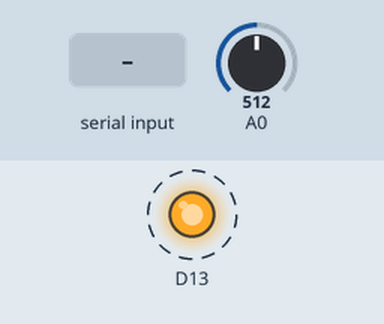
This sketch was run on a simulated Arduino Zero (SAMD21). On the bench: output pins drawn as LEDs (lit = HIGH). Dashed ring = blinking. The inputs (shaded band) are chosen by the test bench; at power-on: A0 = 512 (analog values on the 0–1023 scale). Random numbers use the default seed unless the sketch sets one; what the sketch prints to the serial monitor is not drawn.

Above: at 1.26 s.
1.3 s: A0 set to 340
4.3 s: "1" received over the second serial link
7.3 s: A0 set to 306
10.3 s: "0" received over the second serial link
Timing chart, 0 to 14.3 s (numbered marks = the images above; inputs shaded):
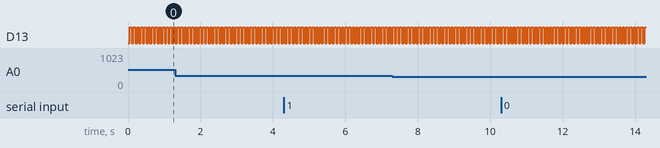

The sketch:

DH_Emulator.ino
```cpp
#include "Arduino.h"
#include "math.h"
/**
CMD packet structure to command switches and other 'wireline' tools

To Control Depth:
[DEPTHCODE]:[RATE0]:[RATE1]:[DIRECTION]:[CHKSUM]
  Response: [DEPTHCODE]:[ACK/NACK]:[CHKSUM]

To Control Switches:
[ADDR]:[CMD]:[CHKSUM]
  Response: [ADDR]:[ACK/NACK]


**/
#define FLOAT_TO_BYTES(N) (*(float*)(N))
#define BYTES_TO_FLOAT(N) (*(float*)(N))
#define SEC_IN_MIN (60)
#define BIT8_TO_16BIT(H, L) ((H << 8) | (L & 0xff))

#define DEPTH_UPDATE_TIME (100)
#define CCL_DELTA_DEPTH (25)
#define LEN(N) (sizeof(N)/sizeof(N[0]))

/******* Declarations *****************/
double nextDouble();
static double randn(double mu, double sigma);
/**************************************/


class Switch {
public:
    byte Address;

    explicit Switch(byte address) {
        this->Address = address;
    }

};


const Switch switches[5] = {
        Switch(0x01),
        Switch(0x02),
        Switch(0x03),
        Switch(0x04),
        Switch(0x05)
};


class WirelineTool {
public:
    float run();
};


class Depth : public WirelineTool {


    unsigned long timer = millis();

    float Rate = 50;

public:


    float Depth = 0;
    float DesiredRate = Rate;
    float RatePerClick = 20;
    float PrevRate = 0;
    bool automatic = false;

    bool perf_mode = false;
    int perfs[2];
    int perf_ptr = 0;
    bool shoot_now = false;

    float DesiredDepth = -1;

    float run() {

        float cur_depth = this->Depth;

        if ((millis() - this->timer) >= DEPTH_UPDATE_TIME) {
            this->timer += DEPTH_UPDATE_TIME;
            this->update_depth_manual();
        }


        //Serial.write(cur_depth, HEX);
        //Serial.print(" ");
        return cur_depth;
    }


private:

    float get_rate_analog(int rate_input) {
        return (float) map(rate_input, 0, 4095, 0, 350);
    }

    void tune_rate(float steps = 10) {
        float step_per_click = steps;

        if (this->Rate != this->DesiredRate) {
//      Serial1.println("TUNE_RATE");
//      Serial1.print(" Rate: ");
//      Serial1.print(this->Rate);
//      Serial1.print(" DesiredRate: ");
//      Serial1.println(this->DesiredRate);

            if (abs(this->Rate - this->DesiredRate) < step_per_click) {
                this->tune_rate(steps = steps / 2);
                //this->Rate = this->DesiredRate;
            } else if (this->Rate > this->DesiredRate) {
                this->Rate = this->Rate - step_per_click;
            } else if (this->Rate < this->DesiredRate) {
                this->Rate = this->Rate + step_per_click;
            }
        }
    }

    void tune_depth(float max_rate = 350, float depth_threshold = 50, float tuner = 1.01) {
        if (this->DesiredDepth > -1) {
            float delta_depth = this->Depth - this->DesiredDepth;

            if (abs(delta_depth) < 0.05) {
                this->DesiredRate = 0;
                return;
            }

            if (delta_depth > 0 && max_rate > 0) {
                max_rate *= -1;
            }

            if (abs(delta_depth) <= depth_threshold) {
                this->tune_depth(max_rate = max_rate / tuner, depth_threshold = depth_threshold / tuner);
            } else {
                this->DesiredRate = max_rate;
            }
        }
    }

    void update_depth_manual(int threshold = 100) {
        int rate_input = analogRead(A0);

        if (!this->automatic) {
            this->DesiredDepth = -1;
            this->DesiredRate = get_rate_analog(rate_input);
            this->tune_rate();
        } else {
            if (abs(this->PrevRate - rate_input) > threshold) {
//                Serial1.print(this->PrevRate);
//                Serial1.print(" ");
//                Serial1.println(rate_input);
                this->automatic = false;
            }
        }

        this->PrevRate = rate_input;
        this->tune_rate();
        this->tune_depth();

        float rate_per_update = ((float) this->Rate / (float) SEC_IN_MIN) / (1000.0 / (float) DEPTH_UPDATE_TIME);

        this->Depth += rate_per_update;

        if (this->perf_mode && (this->perfs[this->perf_ptr] == (int)this->Depth)){
//            Serial1.print("perf_ptr: ");
//            Serial1.print(this->perf_ptr);
//            Serial1.print(" cur target perf: ");
//            Serial1.print(this->perfs[this->perf_ptr]);
//            Serial1.print( "perfs: ");
//            Serial1.print(this->perfs[0]);
//            Serial1.print(" and ");
//            Serial1.println(this->perfs[1]);
            this->shoot_now = true;
            this->perf_ptr++;

            if(this->perf_ptr > (LEN(this->perfs)-1)){
                this->perf_ptr = 0;
                this->perf_mode = false;
            }
        }

        if (this->Depth < 0)
            this->Depth = 0;
    }

};


class TempTool : public WirelineTool {
    float thermalGradientPerFoot = 0.02346959924;
    float Temp = 25;
    const Depth *depth;

public:
    float run(const Depth &_depth) {
        this->depth = &_depth;

        this->temp_calc();
        return this->Temp;
    }

private:

    void temp_calc() {
        /**
          temp = thermalGradientPerFoot(depth) + 77(F)
        **/

        //this->Temp = (float) ((this->thermalGradientPerFoot * this->depth->Depth) + (float) 77);
        this->Temp = (float) (pow(this->depth->Depth/100.0, 2) + 77);
    }
};


class CCLTool : public WirelineTool {
    //float first = pgm_read_float_near(ccl_data+4);


public:

    float prev_depth = 0;
    byte blip = 0;
    float threshold= 40;
    int counter = 0;
    int anom_counter = 0;
    float gain = 1;
    float a = 0.1;
    bool anom_detected = false;
    float run(const Depth &depth) {

        if (this->counter > 50){
          this->counter = 0;
        }


        float rads = 2.0*M_PI*(float)this->counter++/100.0;
        float ccl_by_depth = this->a*sin(20.0*rads); //* (random(-10000,10000)/10000.0);
        this->prev_depth = depth.Depth;
        return ccl_by_depth;
    }

};

class Packager {
    /**
    Data to send 'uphole' on serial in the following packet form:

    [DEPTH0]:[DEPTH1]:[TEMP0]:[TEMP1]:[CCL]:[CHKSUM]

    **/
    byte depth_data[sizeof(float)];
    byte prev_depth_data[sizeof(float)];
    byte desireddepth_data[sizeof(float)];
    byte temp_data[sizeof(float)];
    byte ccl_data[sizeof(float)];
    byte meta_data[sizeof(float)];
    byte automatic_flag;
    byte shoot_now_flag;
    byte perf_mode_flag;

public:
    void sendData(Depth &depth, TempTool &temp, CCLTool &ccl) {
        FLOAT_TO_BYTES(this->depth_data) = depth.run();
        FLOAT_TO_BYTES(this->temp_data) = temp.run(depth);
        FLOAT_TO_BYTES(this->meta_data) = (float) DEPTH_UPDATE_TIME;
        FLOAT_TO_BYTES(this->desireddepth_data) = depth.DesiredDepth;
        this->automatic_flag = (byte) depth.automatic;
        this->shoot_now_flag = (byte) depth.shoot_now;

        if ((byte)depth.shoot_now)
            depth.shoot_now = false;

        this->perf_mode_flag = (byte) depth.perf_mode;

        //this->ccl_blip = (byte)ccl.run(depth);
        FLOAT_TO_BYTES(this->ccl_data) = (float)ccl.run(depth);
        FLOAT_TO_BYTES(this->prev_depth_data) = (float)ccl.prev_depth;


        this->_send_data();
//        Serial.print("Depth: ");
//        Serial.print(depth.Depth);
//        Serial.print(" CCL_DATA: ");
//        Serial.println(ccl.run(depth));

    }

private:

    void _send_data() {
        this->_send_depth();
        this->_send_prev_depth();
        this->_send_temp();
        this->_send_meta_data();
        this->_send_desired_depth();
        this->_send_ccl_data();
        this->_send_automatic_flag();
        this->_send_shoot_now_flag();
        this->_send_perf_mode_flag();

    }

    void _send_perf_mode_flag(){
        Serial.write(this->perf_mode_flag);
    }

    void _send_shoot_now_flag(){
        Serial.write(this->shoot_now_flag);
    }

    void _send_prev_depth(){
      for(byte i: this->prev_depth_data){
        Serial.write(i);
      }
    }

    void _send_ccl_data(){
        for(byte i: this->ccl_data){
            Serial.write(i);
        }
    }


    void _send_desired_depth() {
        for (byte i: this->desireddepth_data) {
            Serial.write(i);
        }
    }

    void _send_automatic_flag() {
        Serial.write(this->automatic_flag);
    }

    void _send_depth() {
        for (byte i : this->depth_data) {
            Serial.write(i);
        }
    }

    void _send_temp() {
        for (byte i : this->temp_data) {
            Serial.write(i);
        }
    }

    void _send_meta_data() {
        for (byte i : this->meta_data) {
            Serial.write(i);
        }
    }

    byte _checksum() {
    }
};


class DepthController {

    Depth *depth;
    byte data_in[5];
    byte cmd_code;
    int packet_1, packet_2;
    int end_depth;
    int perf1, perf2;

public:
    explicit DepthController(Depth *obj) {
        this->depth = obj;
    }

    void listen() {
        if (!Serial1) {
            return;
        }

        if (Serial1.available() > 0) {
            for (byte &i : this->data_in) {
                i = Serial1.read();
            }

            cmd_code = (byte)(data_in[0]);
            packet_1 = (int) (BIT8_TO_16BIT(this->data_in[1], this->data_in[2]));
            packet_2 = (int) (BIT8_TO_16BIT(this->data_in[3], this->data_in[4]));

            if (cmd_code == (byte)(0x01)){
              // Depth Control
              this->end_depth = packet_1;
              depth->automatic = true;
              depth->DesiredDepth = (float)(this->end_depth);
            }
            else{
              this->perf1 = packet_1;
              this->perf2 = packet_2;
              depth->automatic = true;
              depth->perf_mode = true;
              depth->perfs[0] = this->perf1;
              depth->perfs[1] = this->perf2;
              depth->DesiredDepth = (float)(this->perf2)+100.0; //add hundred feet so automatic can go past that.
            }
        }
    }
};


Depth depth;
TempTool temp;
CCLTool ccl;
Packager packager;

DepthController dc(&depth);

double nextDouble() {
    double r = random(-1000,1000) / 1000.0;
    return r;
}

static double randn(double mu, double sigma){
    double x = 2.0 * nextDouble() -1.0;
    double y = 2.0 * nextDouble() - 1.0;
    double s = sq(x) + sq(y);
    while( s > 1.0){
        x = 2.0 * nextDouble() - 1.0;
        y = 2.0 * nextDouble() - 1.0;
        s = sq(x) + sq(y);
    }

    double xGaus = sqrt(-2.0 * log(s) / s) * x * sigma + mu;
    return xGaus;
}

void setup() {
    analogReadResolution(12);
    randomSeed(123);

    Serial.begin(115200);
    while (!Serial) {}

    Serial1.begin(115200);
    while (!Serial1) {}

    pinMode(13, OUTPUT);
    digitalWrite(13, HIGH);

    //float first = pgm_read_float_near(ccl_data+4);
    //Serial.println(first);

}


#define TOGGLE_PIN(N) ((digitalRead(13)) ? digitalWrite(13, LOW) : digitalWrite(13, HIGH))
void loop() {
    TOGGLE_PIN(13);
    packager.sendData(depth, temp, ccl);
    dc.listen();
    delay(50);

}
```

Measured:
- by itself, D13: alternates HIGH for 0.05 s and LOW for 0.05 s
